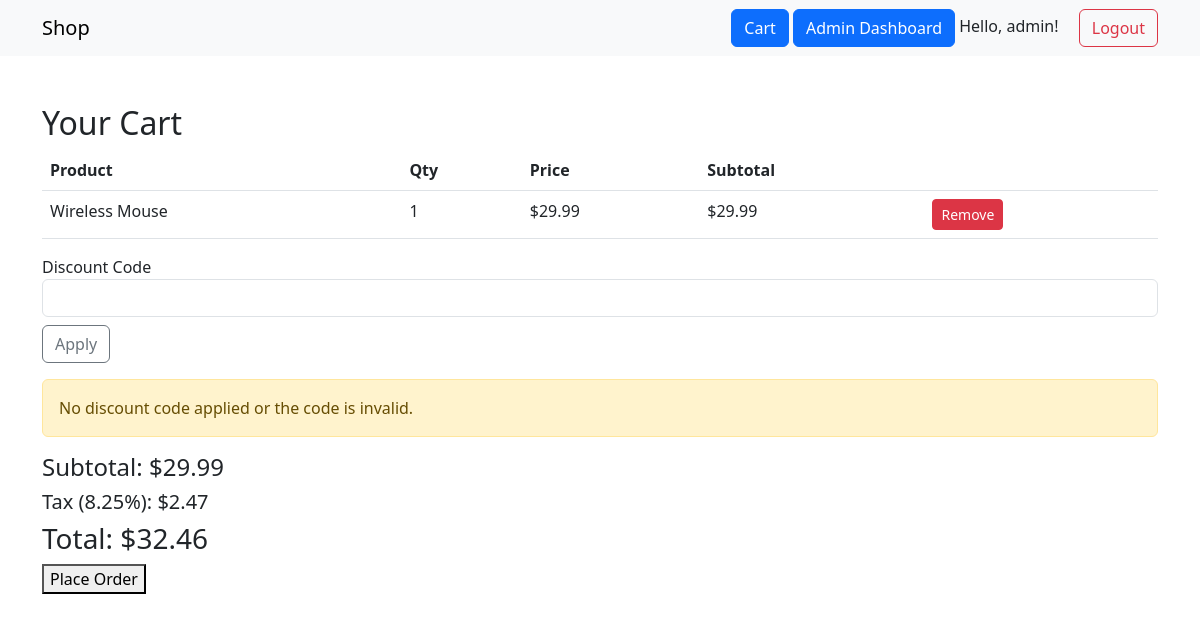
Page /cart/ (signed in) on the committed database.
### app/models.py (models this page shows)
class User(db.Model, UserMixin):
    id = db.Column(db.Integer, primary_key=True)
    username = db.Column(db.String(80), unique=True, nullable=False)
    email = db.Column(db.String(120), unique=True, nullable=False)
    password = db.Column(db.String(200), nullable=False)
    is_admin = db.Column(db.Boolean, default=False)
    orders = db.relationship('Order', backref='user', lazy=True)

class CartItem(db.Model):
    id = db.Column(db.Integer, primary_key=True)
    user_id = db.Column(db.Integer, db.ForeignKey('user.id'), nullable=False)
    product_id = db.Column(db.Integer, db.ForeignKey('product.id'), nullable=False)
    quantity = db.Column(db.Integer, nullable=False)
    product = db.relationship('Product')

class Product(db.Model):
    id = db.Column(db.Integer, primary_key=True)
    name = db.Column(db.String(120), nullable=False)
    description = db.Column(db.Text, nullable=True)
    price = db.Column(db.Float, nullable=False)
    quantity = db.Column(db.Integer, nullable=False)
    image_filename = db.Column(db.String(200), nullable=True)
    on_sale = db.Column(db.Boolean, default=False)
    image_url = db.Column(db.String(255))

### app/routes/cart_routes.py (the view, shortened to what this page needs)
@bp.route('/')
@login_required
def view_cart():
    cart_items = CartItem.query.filter_by(user_id=current_user.id).all()
    subtotal = sum(item.product.price * item.quantity for item in cart_items)
    discount_code = request.args.get('discount', '')
    discount_amount = 0
    tax = round((subtotal - discount_amount) * 0.0825, 2)  # Tax should be calculated after discount
    total = round(subtotal - discount_amount + tax, 2)  # Final total (subtotal minus discount + tax)
    return render_template('cart.html', cart_items=cart_items, subtotal=subtotal, tax=tax,
                           total=total, discount=discount_amount, code=discount_code)

### app/models.py (called while the page is built)
@login_manager.user_loader
def load_user(user_id):
    return User.query.get(int(user_id))

### app/templates/cart.html (shortened to what this page needs)
{% extends "layout.html" %}
{% block content %}
<div class="container mt-5">
    <h2>Your Cart</h2>
    {% if cart_items %}
        <table class="table">
            <thead>
                <tr>
                    <th>Product</th>
                    <th>Qty</th>
                    <th>Price</th>
                    <th>Subtotal</th>
                    <th></th>
                </tr>
            </thead>
            <tbody>
                {% for item in cart_items %}
                <tr>
                    <td>{{ item.product.name }}</td>
                    <td>{{ item.quantity }}</td>
                    <td>${{ "%.2f"|format(item.product.price) }}</td>
                    <td>${{ "%.2f"|format(item.product.price * item.quantity) }}</td>
                    <td>
                        <a href="{{ url_for('cart.remove_item', item_id=item.id) }}" class="btn btn-sm btn-danger">Remove</a>
                    </td>
                </tr>
                {% endfor %}
            </tbody>
        </table>
        <form action="{{ url_for('cart.view_cart') }}" method="get">
            <div class="form-group">
              <label for="discount">Discount Code</label>
              <input type="text" class="form-control" id="discount" name="discount" value="{{ code }}">
              <button type="submit" class="btn btn-outline-secondary mt-2">Apply</button>
            </div>
          </form>
          {% if discount == 0 %}
          <div class="alert alert-warning mt-3" role="alert">
            No discount code applied or the code is invalid.
          </div>
        {% endif %}
        <h4>Subtotal: ${{ "%.2f"|format(subtotal) }}</h4>
        <h5>Tax (8.25%): ${{ "%.2f"|format(tax) }}</h5>
        <h3>Total: ${{ "%.2f"|format(total) }}</h3>
        <form action="{{ url_for('cart.place_order') }}" method="POST">
            <button type="submit">Place Order</button>
        </form>
    {% else %}
        <p>Your cart is empty.</p>
    {% endif %}
</div>
{% endblock %}

### app/templates/layout.html (shortened to what this page needs)
<!DOCTYPE html>
<html lang="en">
<head>
    <link rel="stylesheet" href="https://cdn.jsdelivr.net/npm/bootstrap@5.3.0/dist/css/bootstrap.min.css">
</head>
<body>
<nav class="navbar navbar-expand-lg navbar-light bg-light">
    <div class="container">
        <a class="navbar-brand" href="/">Shop</a>
        <div class="ms-auto">
            <a href="{{ url_for('cart.view_cart') }}" class="btn btn-primary">Cart</a>
            {% if current_user.is_authenticated and current_user.is_admin %}
                <a href="{{ url_for('admin.dashboard') }}" class="btn btn-primary">Admin Dashboard</a>
            {% endif %}
            {% if current_user.is_authenticated %}
                <span class="me-3">Hello, {{ current_user.username }}!</span>
                <a href="{{ url_for('auth.logout') }}" class="btn btn-outline-danger">Logout</a>
            {% else %}
                <a href="{{ url_for('auth.login') }}" class="btn btn-outline-primary me-2">Login</a>
                <a href="{{ url_for('auth.register') }}" class="btn btn-primary">Register</a>
            {% endif %}
        </div>
    </div>
</nav>
<main>
    {% block content %}{% endblock %}
</main>
</body>
</html>

### rows in the picture
User: username "admin"
CartItem: product.name "Wireless Mouse", quantity "1"
Product: product.price "29.99", item.product.price*item.quantity "29.99"

### other values in the picture
{{ "%.2f"|format(subtotal) }} "29.99"
{{ "%.2f"|format(tax) }} "2.47"
{{ "%.2f"|format(total) }} "32.46"
